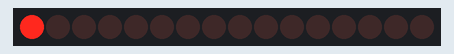
Bench run of a sketch on a simulated Arduino Uno, built with avr-gcc and run on an emulated ATmega328P. Parts: 16 shift-register outputs drawn as a row of LEDs (first output left, lit = HIGH). Wiring (inferred from the names in the program): 2 × shift register (74HC595): data pin 8; shift clock pin 10; latch pin 9. Wiring (inferred from the signals the program sends): row of LEDs: on Q0, Q1, Q2, Q3, Q4, Q5, Q6, Q7, Q8, Q9, Q10, Q11, Q12, Q13, Q14, Q15.

Above: at 0.03 s.
At 0.33 s:
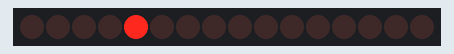
At 0.71 s:
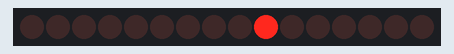
At 1.46 s:
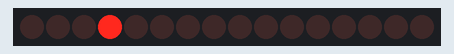
At 2.14 s:
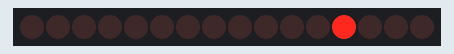
At 2.89 s:
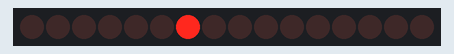
Timing chart, 0 to 3.2 s (numbered marks = the images above):
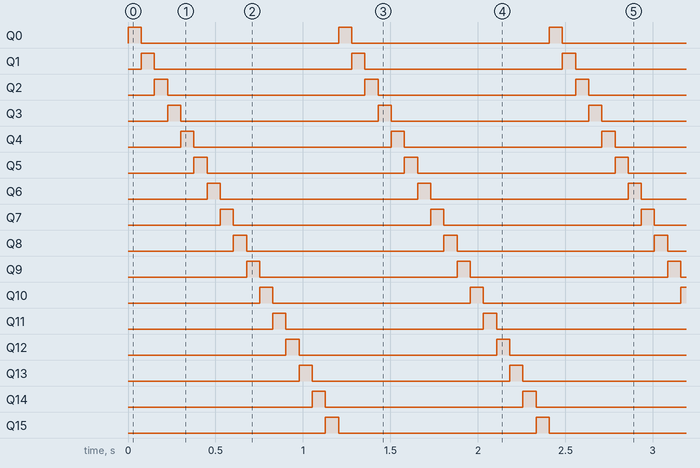

Measured:
- by itself, Q0–15: alternates HIGH for 0.08 s and LOW for 1.1 s
- by itself, everything shown: repeats every 1.2 s, in 16 steps

The sketch:

shiftOut.ino
```cpp
int SER_Pin = 8;   //pin 14 on the 75HC595
int RCLK_Pin = 9;  //pin 12 on the 75HC595
int SRCLK_Pin = 10; //pin 11 on the 75HC595

//How many of the shift registers - change this
#define number_of_74hc595s 2

//do not touch
#define numOfRegisterPins number_of_74hc595s * 8

boolean registers[numOfRegisterPins];

void setup(){
  pinMode(SER_Pin, OUTPUT);
  pinMode(RCLK_Pin, OUTPUT);
  pinMode(SRCLK_Pin, OUTPUT);


  //reset all register pins
  clearRegisters();
  writeRegisters();
}


//set all register pins to LOW
void clearRegisters(){
  for(int i = numOfRegisterPins - 1; i >=  0; i--){
     registers[i] = LOW;
  }
}


//Set and display registers
//Only call AFTER all values are set how you would like (slow otherwise)
void writeRegisters(){

  digitalWrite(RCLK_Pin, LOW);

  for(int i = numOfRegisterPins - 1; i >=  0; i--){
    digitalWrite(SRCLK_Pin, LOW);

    int val = registers[i];

    digitalWrite(SER_Pin, val);
    digitalWrite(SRCLK_Pin, HIGH);

  }
  digitalWrite(RCLK_Pin, HIGH);

}

//set an individual pin HIGH or LOW
void setRegisterPin(int index, int value){
  registers[index] = value;
}


void loop(){

  int i = 0;
  for(i = 0; i < 16; i++)
  {
    clearRegisters();
    setRegisterPin(i, HIGH);
    writeRegisters();
    delay(75);
  }


  writeRegisters();  //MUST BE CALLED TO DISPLAY CHANGES
  //Only call once after the values are set how you need.
}
```
